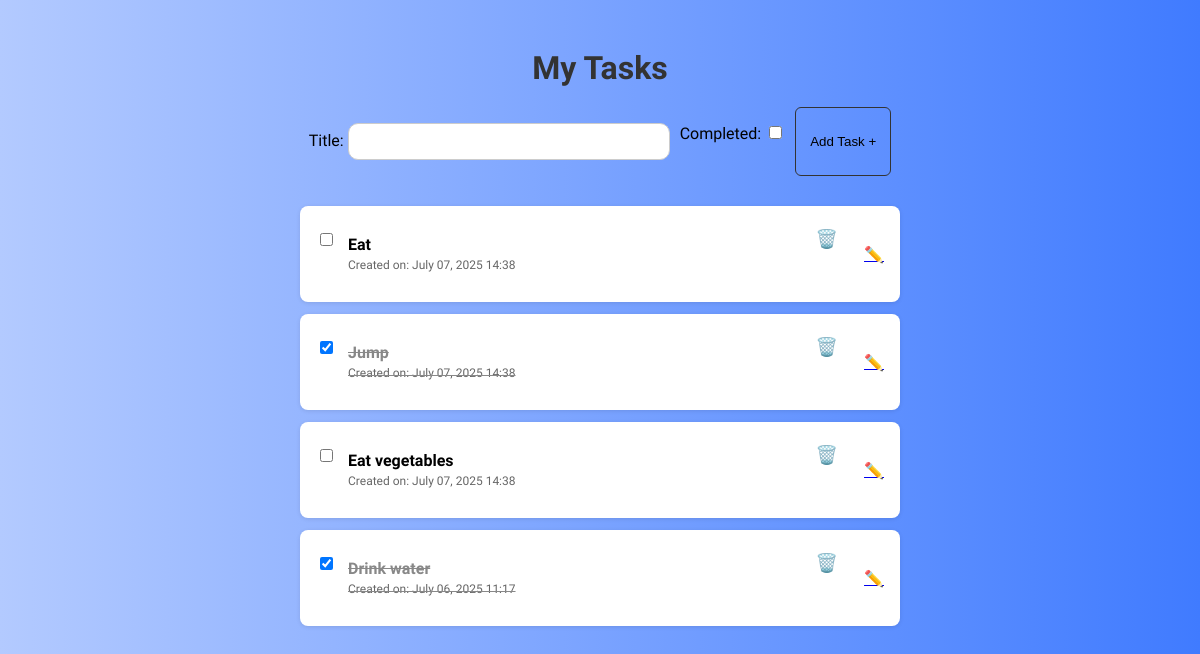
The app's page /, older data.
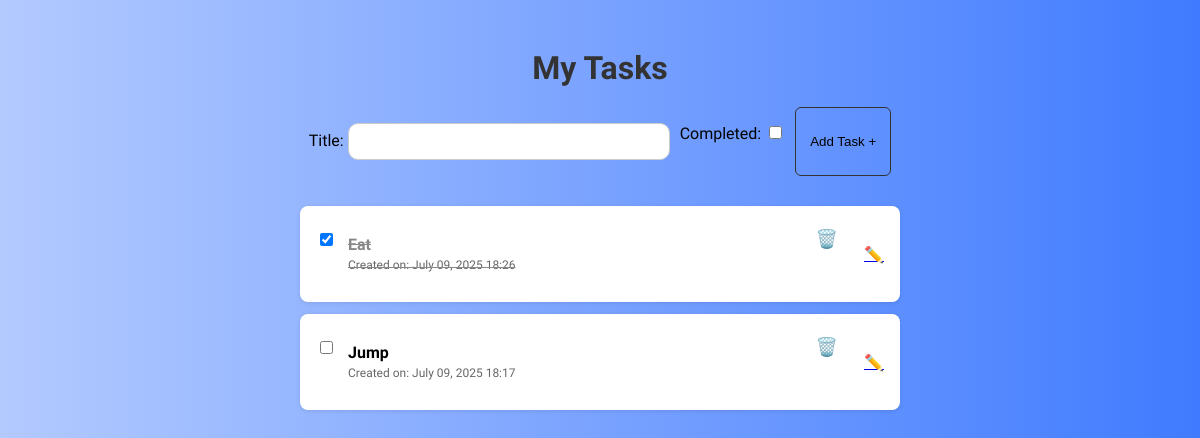
The same page, newer data.
### tasks/models.py (models this page shows, shortened)
class Task(models.Model):
    title = models.CharField(max_length=200)
    completed = models.BooleanField(default=False)
    created = models.DateTimeField(auto_now_add=True)

### tasks/views.py (the view)
# urls.py: path('',views.taskList,name='tasks'),
def taskList(request):
    tasks = Task.objects.order_by('-created')
    form = TaskForm()
    if request.method == 'POST':
        form = TaskForm(request.POST)
        if form.is_valid():
            form.save()
            return redirect('/')
    context = {'tasks': tasks, 'form': form}
    return render(request, 'tasks/list.html', context)

### tasks/forms.py
class TaskForm(forms.ModelForm):
    class Meta:
        model = Task
        fields = ['title', 'completed']

### tasks/templates/tasks/list.html (shortened to what this page needs)
<!DOCTYPE html>
<html>
  <head>
    {% load static %}
    <link rel="stylesheet" href="{% static 'tasks/style.css' %}">
  </head>
  <body>
    <h1>My Tasks</h1>
    <form method="POST">
      {{ form.as_p }}
      <button type="submit">Add Task +</button>
    </form>
    <ul>
      {% for task in tasks %}
        <li>
          <div class="task-container">
            <form method="POST" action="{% url 'update-task' task.id %}">
              <input
                type="checkbox"
                onchange="this.form.submit()"
                {% if task.completed %}checked{% endif %}
              />
            </form>
            <div class="task-details {% if task.completed %}task-completed{% endif %}">
              <strong>{{ task.title }}</strong><br />
              <small>Created on: {{ task.created|date:"F d, Y H:i" }}</small>
            </div>
            <form method="POST" action="{% url 'delete-task' task.id %}">
              <button class="icon-btn" type="submit">🗑️</button>
            </form>
            <a href="{% url 'edit-task' task.id %}">✏️</a>
          </div>
        </li>
      {% endfor %}
    </ul>
  </body>
</html>

### tasks/static/tasks/style.css (style rules this page uses)
body { background-image: linear-gradient(to right,#B3CAFF,#407BFF); font-family: 'Plus Jakarta Sans', sans-serif; padding: 20px; }
h1 { text-align: center; margin-bottom: 20px; color: #333; }
form { display: flex; justify-content: center; gap: 10px; margin-bottom: 30px; }
input[type="text"] { padding: 10px; width: 300px; border: 1px solid #ccc; border-radius: 10px; }
button { color: black; background:transparent; border: 1px solid #333; padding: 10px 14px; border-radius: 6px; cursor: pointer; transition: all 0.3s ease; }
ul { list-style: none; padding: 0; max-width: 600px; margin: auto; }
li { margin-bottom: 12px; }
.task-container { display: flex; align-items: center; gap: 12px; background: white; padding: 12px 16px; border-radius: 8px; box-shadow: 0 1px 4px rgba(0, 0, 0, 0.1); }
.task-details { flex-grow: 1; }
.task-completed { text-decoration: line-through; color: #888; }
small { font-size: 12px; color: #666; }
a.icon-btn, form button.icon-btn { background: none; border: none; font-size: 18px; cursor: pointer; }

Row changes from the older to the newer data that the page shows:
removed Task: title "Eat", created "July 07, 2025 14:38"
removed Task: completed "☑", title "Jump", created "July 07, 2025 14:38"
removed Task: title "Eat vegetables", created "July 07, 2025 14:38"
removed Task: completed "☑", title "Drink water", created "July 06, 2025 11:17"
added Task: completed "☑", title "Eat", created "July 09, 2025 18:26"
added Task: title "Jump", created "July 09, 2025 18:17"
